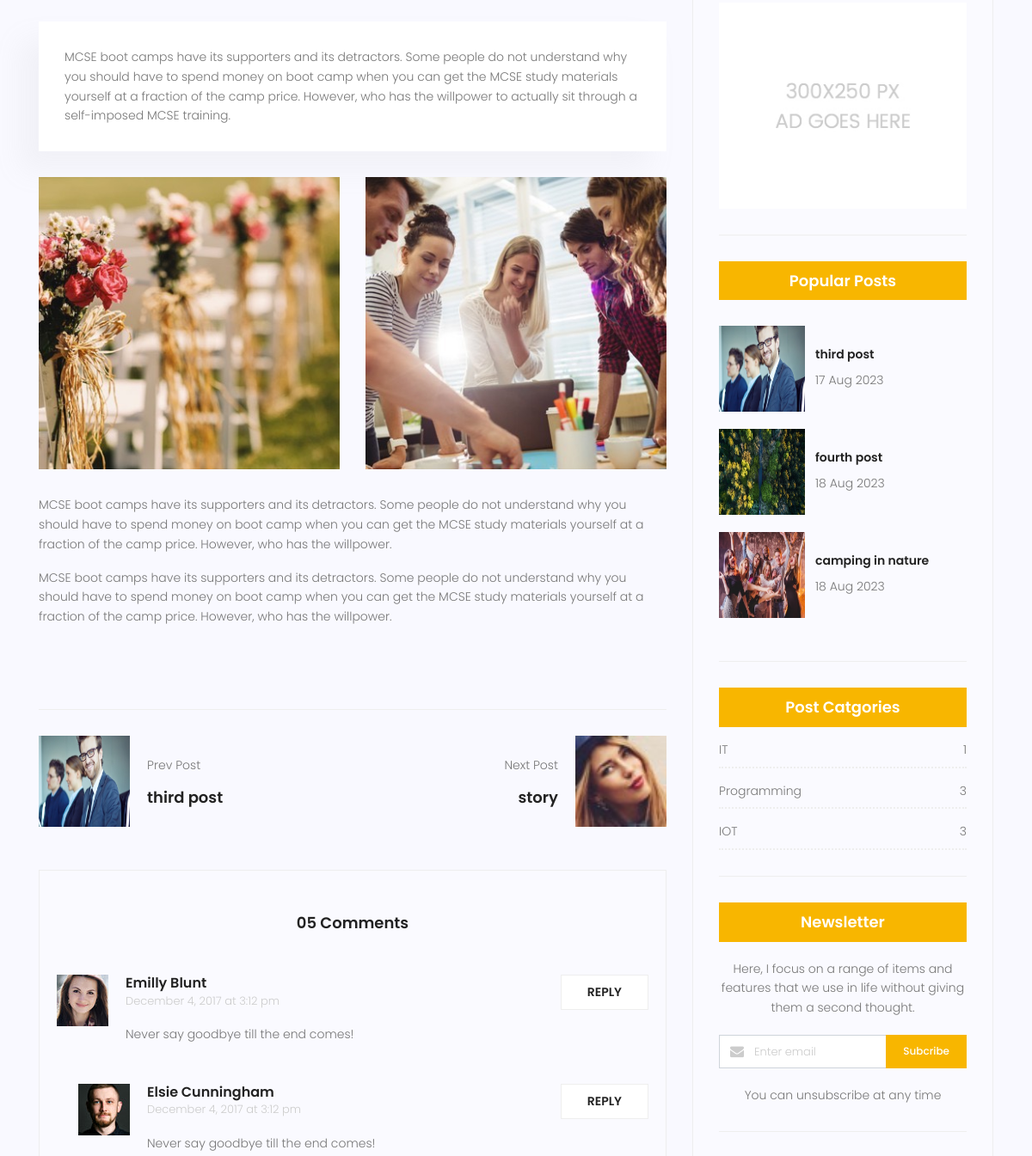
The page /blog/post-5/ (middle part) on the database as committed earlier.
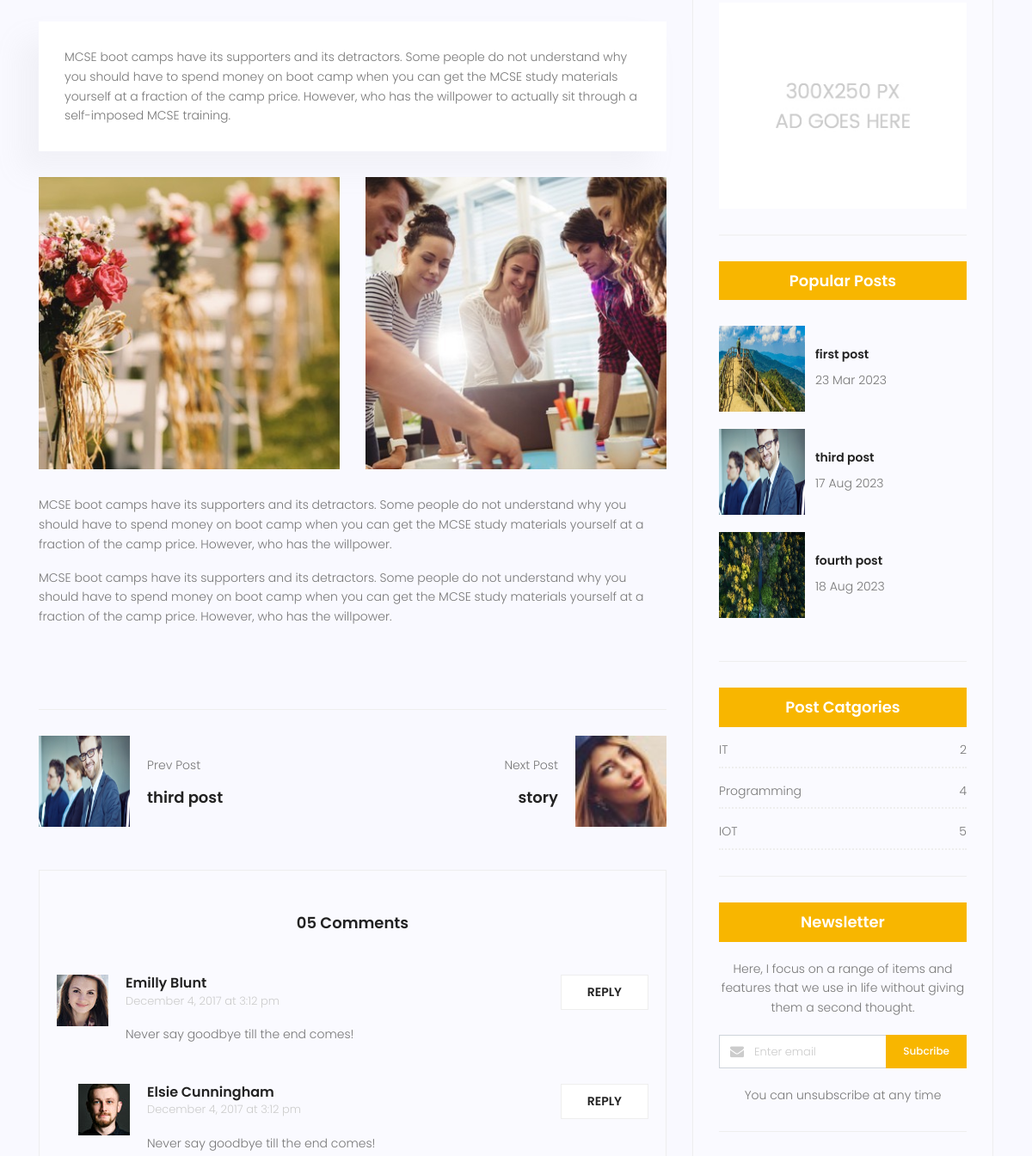
The same page on the database as committed later.
### blog/models.py (models this page shows, shortened)
class Post(models.Model):
    title = models.CharField(max_length=255)
    content = models.TextField()
    image = models.ImageField(upload_to='blog/', default='blog/default.jpg')
    category = models.ManyToManyField(Category)
    author = models.ForeignKey(User, on_delete=models.SET_NULL, null=True)
    counted_view = models.IntegerField(default=0)
    status = models.BooleanField(default=False)
    published_date = models.DateTimeField(null=True)
    created_date = models.DateTimeField(auto_now_add=True)
    updated_date = models.DateTimeField(auto_now=True)
    class Meta:
        ordering = ['created_date']

class Category(models.Model):
    name = models.CharField(max_length=255)
    def __str__(self):
        return self.name

### blog/views.py (the view)
# urls.py: path('post-<int:pid>/', single_view, name='single'),
def single_view(request, pid):
    posts = Post.objects.filter(status=1, published_date__lte=timezone.now())
    post = get_object_or_404(Post, pk=pid, status=1, published_date__lte=timezone.now())
    post.counted_view += 1
    post.save()
    context = {'post': post,
               'next': posts.filter(id__gt=post.id).order_by('id').first(),
               'previous': posts.filter(id__lt=post.id).order_by('-id').first()
               }
    return render(request, 'blog/blog-single.html', context)

### blog/templatetags/blog_tags.py (called while the page is built)
@register.inclusion_tag('blog/blog-poppost.html')
def latest_post(arg=3):
    posts = Post.objects.filter(status=1).order_by('published_date')[:arg]
    return {'posts': posts}

@register.inclusion_tag('blog/blog-post-categories.html')
def post_categories():
    posts = Post.objects.filter(status=1)
    categories = Category.objects.all()
    cat_dict = {}
    for name in categories:
        cat_dict[name] = posts.filter(category=name).count()
    return {'categories': cat_dict}

### templates/blog/blog-single.html (shortened to what the changed rows need)
{% extends 'base.html' %} {%load static%} {%load blog_tags%} {% block content %}
<section class="post-content-area single-post-area">
  <div class="container">
    <div class="row">
      <div class="col-lg-8 posts-list">
        <div class="navigation-area">
          <div class="row">
            <div
              class="col-lg-6 col-md-6 col-12 nav-left flex-row d-flex justify-content-start align-items-center"
            >
              <div class="thumb">
                {% if previous.id %}
                <a href="{% url 'blog:single' previous.id %}">
                  <img
                    class="img-fluid"
                    src="{{previous.image.url}}"
                    alt=""
                    style="
                      height: 171px;
                      max-height: 106px;
                      max-width: 106px;
                      width: 123px;
                    "
                /></a>
              </div>
              <div class="arrow">
                <a href="{% url 'blog:single' previous.id %}"
                  ></a>
              </div>
              <div class="detials">
                <p>Prev Post</p>
                <a href="{% url 'blog:single' previous.id %}"
                  ><h4>{{previous.title}}</h4></a
                >
                {% endif %}
              </div>
            </div>
          </div>
        </div>
      </div>
      <div class="col-lg-4 sidebar-widgets">
        <div class="widget-wrap">
          {% latest_post %} {% post_categories %}
        </div>
      </div>
    </div>
  </div>
</section>
{% endblock %}

### templates/blog/blog-poppost.html
{% load static %}
<div class="single-sidebar-widget popular-post-widget">
  <h4 class="popular-title">Popular Posts</h4>
  <div class="popular-post-list">
    {% for post in posts %}
    <div class="single-post-list d-flex flex-row align-items-center">
      <div class="thumb">
        <img class="img-fluid" src="{{post.image.url}}" alt="" />
      </div>
      <div class="details">
        <a href="{% url 'blog:single' pid=post.id %}"
          ><h6>{{post.title}}</h6></a
        >
        <p>{{post.published_date|date:'d M Y'}}</p>
      </div>
    </div>
    {% endfor %}
  </div>
</div>

### templates/blog/blog-post-categories.html
<div class="single-sidebar-widget post-category-widget">
  <h4 class="category-title">Post Catgories</h4>
  <ul class="cat-list">
    {% for name,count in categories.items %}
    <li>
      <a href="#" class="d-flex justify-content-between">
        <p>{{name}}</p>
        <p>{{count}}</p>
      </a>
    </li>
    {% endfor %}
  </ul>
</div>

Rows that differ between the two databases and show on the page:
no longer on this page (row edited): Post: image (placeholder picture), title "camping in nature", published_date "18 Aug 2023"
now on this page (row edited): Post: image (picture), title "first post", published_date "23 Mar 2023"
computed for Category "IT": id "1" → "2"
computed for Category "Programming": count "3" → "4"
computed for Category "IOT": id "3" → "5"
